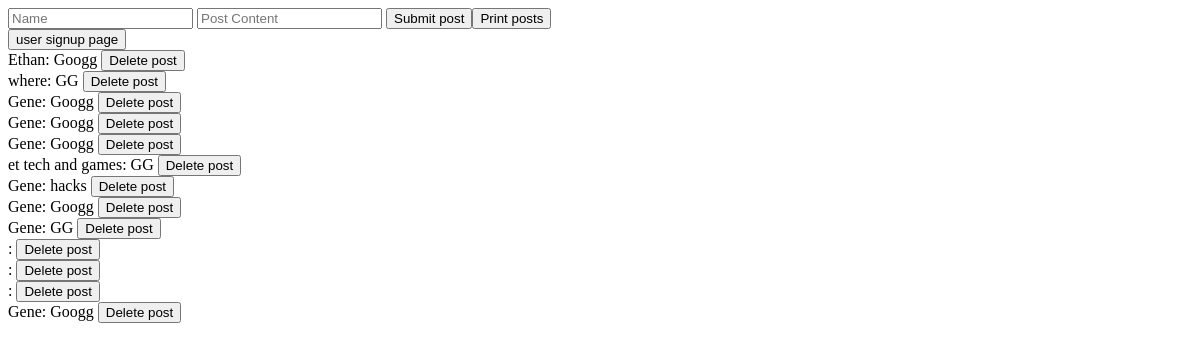
Before: / with the older database file.
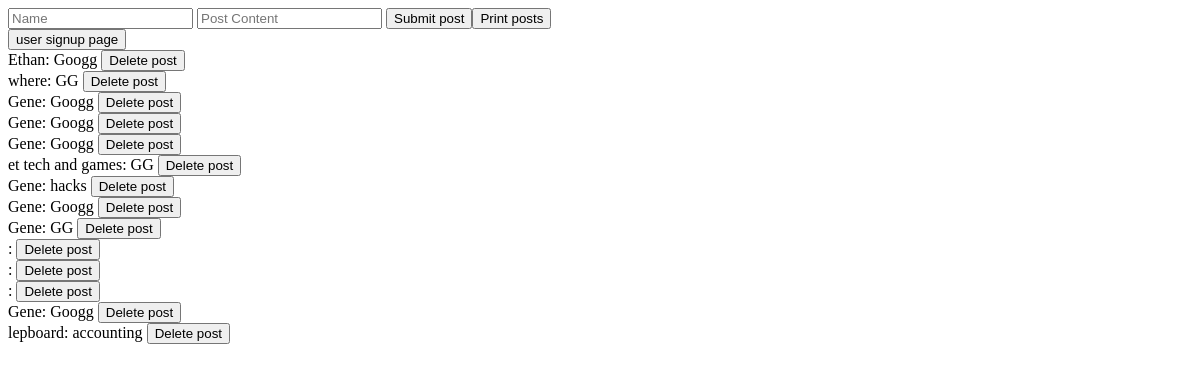
After: the same page with the newer database file.
### tables this page shows
CREATE TABLE "posts" (
	"id"	integer NOT NULL,
	"name"	text NOT NULL,
	"content"	text NOT NULL,
	PRIMARY KEY("id" AUTOINCREMENT)
);

### app.py (the view, shortened to what this page needs)
@app.route('/', methods=['GET','POST','DELETE'])
def index():
    if request.method == 'GET':
        pass
    if request.method == 'DELETE':
        if 'delete_post' in request.form:
            name = request.form.get('name')
            post = request.form.get('post')
            remove_post(name, post)
    posts = get_posts()
    return render_template('food_index.html', posts=posts)

### food_models.py (called while the page is built)
def get_posts():
    con = sqlite3.connect(path.join(ROOT, 'food_database.db'))
    cur = con.cursor()
    cur.execute('select * FROM posts')
    posts = cur.fetchall()
    return posts

### templates/food_index.html (shortened to what this page needs)
<!doctype html>
<html>
    <body>
        <form action='/' method='post'>
            <input placeholder='Name' name='name'>
            <input placeholder='Post Content' name='post'>
            <input type= "submit" name="submit_post" value='Submit post'><input type="submit" name="print_posts" value="Print posts">
        </form>
        <form action='/user_signup'>
            <button type='submit'>user signup page</button>
        </form>
        <form action='/' method='delete'>
            {%  for post in posts %}
            <div>{{post[1] + ': ' + post[2]}} <input type="submit" name="delete_post" value="Delete post"> </div>
            {% endfor %}
        </form>
    </body>
</html>

Changed rows visible on the page:
added posts: name+content "lepboard: accounting"
